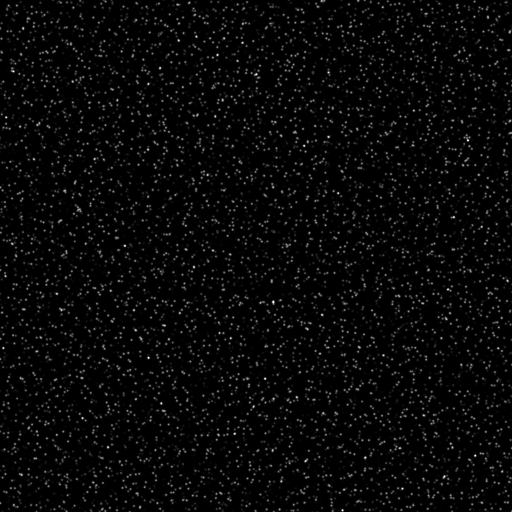
#> input picture testImages/Bits08/Ni06/parabolic01_0.tif, 512 x 512 px
$ python benchmark_PhysicsBasedOpticalFlowLiuShen.py
#> lines starting #> are read from the running program, lines starting #| are printed output that depends on the picture
### src/PhysicsBasedOpticalFlowLiuShen.py
"""
MIT LicenseCopyright (c) [2021-2024] [Luís Mendes, luis <dot> mendes _at_ tecnico.ulisboa.pt]

Permission is hereby granted, free of charge, to any person obtaining a copy
of this software and associated documentation files (the "Software"), to deal
in the Software without restriction, including without limitation the rights
to use, copy, modify, merge, publish, distribute, sublicense, and/or sell
copies of the Software, and to permit persons to whom the Software is furnished
to do so, subject to the following conditions:The above copyright notice and
this permission notice shall be included in all copies or substantial portions
of the Software.

THE SOFTWARE IS PROVIDED "AS IS", WITHOUT WARRANTY OF ANY KIND, EXPRESS OR
IMPLIED, INCLUDING BUT NOT LIMITED TO THE WARRANTIES OF MERCHANTABILITY,
FITNESS FOR A PARTICULAR PURPOSE AND NONINFRINGEMENT. IN NO EVENT SHALL THE
AUTHORS OR COPYRIGHT HOLDERS BE LIABLE FOR ANY CLAIM, DAMAGES OR OTHER
LIABILITY, WHETHER IN AN ACTION OF CONTRACT, TORT OR OTHERWISE, ARISING FROM,
OUT OF OR IN CONNECTION WITH THE SOFTWARE OR THE USE OR OTHER DEALINGS IN THE
SOFTWARE.
"""

#!/usr/bin/env python
"""
"""

from numba import jit
import numpy as np
from scipy.ndimage import convolve as filter2

class LiuShenOpticalFlowAlgoAdapter(object):
    def __init__(self, alpha):
        self.alpha = alpha

    def compute(self, im1, im2, U, V):
        [resV, resU, error] = physicsBasedOpticalFlowLiuShen(im1, im2, self.alpha, V, U)
        return [resU, resV, error]

    def getAlgoName(self):
        return 'Liu-Shen Physics based OF'

    def hasGenericPyramidalDefaults(self):
        return False

def generate_invmatrix(im, h, dx):
    M  = np.array([ [  1,  0, -1], [  0,  0,  0], [ -1,  0,  1] ], dtype=np.float32)/4; # mixed partial derivatives
    D2 = np.array([ [  0,  1,  0], [  0, -2,  0], [  0,  1,  0] ], dtype=np.float32);   # partial derivative
    H  = np.array([ [  1,  1,  1], [  1,  0,  1], [  1,  1,  1] ], dtype=np.float32);

    #MATLAB imfilter employs correlation, Python conv2 uses convolution, so we must mirror the kernels
    M=np.flipud(np.fliplr(M));
    D2=np.flipud(np.fliplr(D2));
    H=np.flipud(np.fliplr(H));

    # Get image dimensions (not used directly but needed for context)
    _ = im.shape

    h = np.float32(h)

    cmtx = filter2(np.ones(im.shape, dtype=np.float32), H/(dx*dx), mode='constant');

    A11 = im*(filter2(im, D2/(dx*dx), mode='nearest')-2*im/(dx*dx)) - h*cmtx;
    A22 = im*(filter2(im, D2.transpose()/(dx*dx), mode='nearest')-2*im/(dx*dx)) - h*cmtx;
    A12 = im*filter2(im, M/(dx*dx), mode='nearest');

    DetA = A11*A22-A12*A12;

    B11 = A22/DetA;
    B12 = -A12/DetA;
    B22 = A11/DetA;

    return B11, B12, B22

@jit('Tuple((float32[:,:],float32[:,:],float32))(float32[:,:],float32[:,:],float32[:,:],float32[:,:],float32[:,:],float32[:,:],float32[:,:],int64,int64)',nopython=True,parallel=False)
def helper(B11, B12, B22, bu, bv, u, v, r, c):
    unew = -(B11*bu+B12*bv);
    vnew = -(B12*bu+B22*bv);
    total_error = (np.linalg.norm(unew-u)+np.linalg.norm(vnew-v))/(r*c)
    return unew, vnew, total_error

# [77 lines left out: function physicsBasedOpticalFlowLiuShen, not called in this run]

### src/PhysicsBasedOpticalFlowLiuShen_numba.py
"""
MIT License
Copyright (c) [2021-2024] [Luís Mendes, luis <dot> mendes _at_ tecnico.ulisboa.pt]

Permission is hereby granted, free of charge, to any person obtaining a copy
of this software and associated documentation files (the "Software"), to deal
in the Software without restriction, including without limitation the rights
to use, copy, modify, merge, publish, distribute, sublicense, and/or sell
copies of the Software, and to permit persons to whom the Software is furnished
to do so, subject to the following conditions:The above copyright notice and
this permission notice shall be included in all copies or substantial portions
of the Software.

THE SOFTWARE IS PROVIDED "AS IS", WITHOUT WARRANTY OF ANY KIND, EXPRESS OR
IMPLIED, INCLUDING BUT NOT LIMITED TO THE WARRANTIES OF MERCHANTABILITY,
FITNESS FOR A PARTICULAR PURPOSE AND NONINFRINGEMENT. IN NO EVENT SHALL THE
AUTHORS OR COPYRIGHT HOLDERS BE LIABLE FOR ANY CLAIM, DAMAGES OR OTHER
LIABILITY, WHETHER IN AN ACTION OF CONTRACT, TORT OR OTHERWISE, ARISING FROM,
OUT OF OR IN CONNECTION WITH THE SOFTWARE OR THE USE OR OTHER DEALINGS IN THE
SOFTWARE.
"""

#!/usr/bin/env python
"""
Optimized implementation of the Liu-Shen physics-based optical flow algorithm.

This implementation uses Numba for CPU acceleration of the critical parts
while maintaining the efficiency of the original implementation.
"""

import numpy as np
from numba import jit
from scipy.ndimage import convolve as filter2
from tqdm import tqdm

class LiuShenOpticalFlowAlgoAdapter(object):
    """Adapter class for the Liu-Shen physics-based optical flow algorithm."""

    def __init__(self, alpha):
        """Initialize the adapter with the regularization parameter."""
        self.alpha = alpha

    # [4 lines left out: function compute, not called in this run]

    def getAlgoName(self):
        """Return the algorithm name."""
        return 'Liu-Shen Physics based OF'

    def hasGenericPyramidalDefaults(self):
        """Return whether generic pyramidal defaults are provided."""
        return False

def generate_invmatrix(im, h, dx):
    """
    Generate inverse matrix for the Liu-Shen algorithm.

    Args:
        im: Input image
        h: Regularization parameter
        dx: Spatial step

    Returns:
        B11, B12, B22: Components of the inverse matrix
    """
    M  = np.array([ [  1,  0, -1], [  0,  0,  0], [ -1,  0,  1] ], dtype=np.float32)/4  # mixed partial derivatives
    D2 = np.array([ [  0,  1,  0], [  0, -2,  0], [  0,  1,  0] ], dtype=np.float32)    # partial derivative
    H  = np.array([ [  1,  1,  1], [  1,  0,  1], [  1,  1,  1] ], dtype=np.float32)

    # MATLAB imfilter employs correlation, Python conv2 uses convolution, so we must mirror the kernels
    M = np.flipud(np.fliplr(M))
    D2 = np.flipud(np.fliplr(D2))
    H = np.flipud(np.fliplr(H))

    h = np.float32(h)

    cmtx = filter2(np.ones(im.shape, dtype=np.float32), H/(dx*dx), mode='constant')

    A11 = im*(filter2(im, D2/(dx*dx), mode='nearest')-2*im/(dx*dx)) - h*cmtx
    A22 = im*(filter2(im, D2.transpose()/(dx*dx), mode='nearest')-2*im/(dx*dx)) - h*cmtx
    A12 = im*filter2(im, M/(dx*dx), mode='nearest')

    DetA = A11*A22-A12*A12

    B11 = A22/DetA
    B12 = -A12/DetA
    B22 = A11/DetA

    return B11, B12, B22

# [108 lines left out: functions helper, physicsBasedOpticalFlowLiuShen, not called in this run]

### tests/benchmark_PhysicsBasedOpticalFlowLiuShen.py
"""
Benchmark script to compare the performance of the original and Numba-optimized
implementations of the Liu-Shen physics-based optical flow algorithm.
"""

import os
import sys
import time
import numpy as np
from skimage.io import imread

# Add the src directory to the path
sys.path.insert(0, os.path.abspath(os.path.join(os.path.dirname(__file__), '..', 'src')))

# Import both implementations
import PhysicsBasedOpticalFlowLiuShen
import PhysicsBasedOpticalFlowLiuShen_numba

def benchmark_implementations():
    """Benchmark both implementations on a real test case."""
    # Load test images
    test_dir = os.path.abspath(os.path.join(os.path.dirname(__file__), '..', 'testImages', 'Bits08', 'Ni06'))
    im1_path = os.path.join(test_dir, 'parabolic01_0.tif')
    im2_path = os.path.join(test_dir, 'parabolic01_1.tif')

    # Check if test images exist
    if not os.path.exists(im1_path) or not os.path.exists(im2_path):
        print("Test images not found")
        return

    # Load images
    im1 = imread(im1_path).astype(np.float32)
#> im1: shape (512, 512) float32; min 0, max 255, mean 7.7
    im2 = imread(im2_path).astype(np.float32)
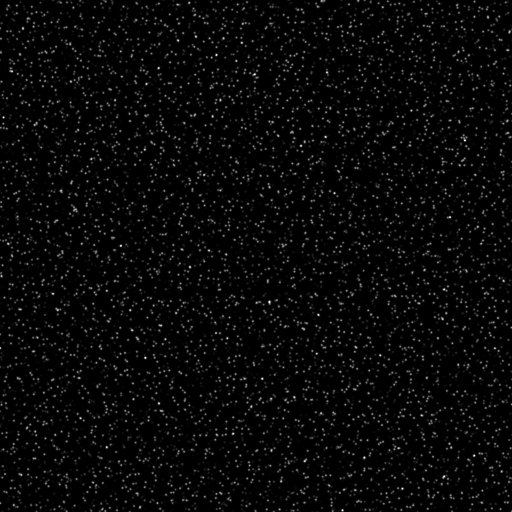
#> input picture testImages/Bits08/Ni06/parabolic01_1.tif, 512 x 512 px
#> im2: shape (512, 512) float32; min 0, max 255, mean 7.7

    # Initialize flow fields
    U = np.zeros_like(im1)
    V = np.zeros_like(im1)

    # Set parameters
    h = 0.1  # Regularization parameter
    max_iterations = 30  # Limit iterations for benchmarking

    # Benchmark original implementation
    print("Benchmarking original implementation...")
    start_time = time.time()

    # Create a modified version of the function with limited iterations
    def original_func(im1, im2, h, U, V):
        # Override maxnum in the function body
#> called with h = 0.1
        maxnum = max_iterations
        tol = 1e-8
        dx = 1
        dt = 1
        f = 0

        # Rest of the function is the same as the original
        im1 = im1/np.max(im1)
        im2 = im2/np.max(im2)

        from scipy.ndimage import convolve as filter2

        D  = np.array([[0, -1,  0], [0,  0,  0], [ 0, 1, 0] ], dtype=np.float32)/2
        M  = np.array([[1,  0, -1], [0,  0,  0], [-1, 0, 1] ], dtype=np.float32)/4
        F  = np.array([[0,  1,  0], [0,  0,  0], [ 0, 1, 0] ], dtype=np.float32)
        D2 = np.array([[0,  1,  0], [0, -2,  0], [ 0, 1, 0] ], dtype=np.float32)
        H  = np.array([[1,  1,  1], [1,  0,  1], [ 1, 1, 1] ], dtype=np.float32)

        D=np.flipud(np.fliplr(D))
        M=np.flipud(np.fliplr(M))
        F=np.flipud(np.fliplr(F))
        D2=np.flipud(np.fliplr(D2))
        H=np.flipud(np.fliplr(H))

        IIx = im1*filter2(im1, D/dx, mode='nearest')
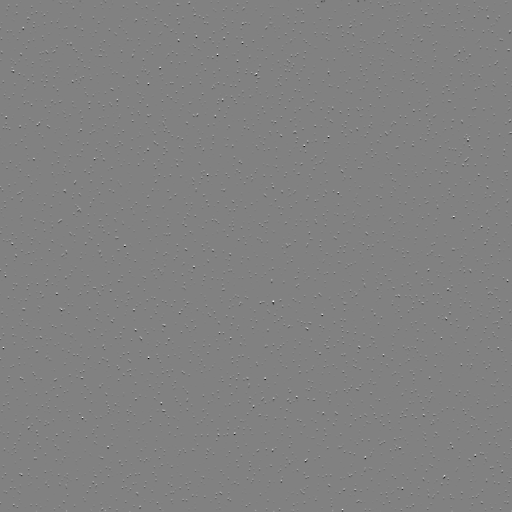
#> IIx: shape (512, 512) float32; min -0.337, max 0.327, mean 2.19e-07; drawn with min black and max white
        IIy = im1*filter2(im1, D.transpose()/dx, mode='nearest')
        II  = im1*im1
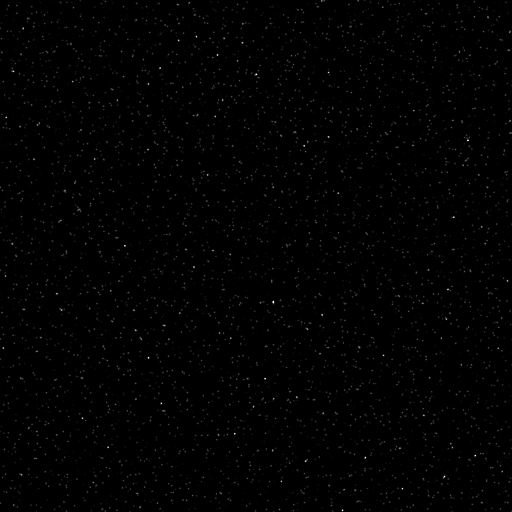
#> II: shape (512, 512) float32; min 0, max 1, mean 0.00709
        Ixt = im1*filter2((im2-im1)/dt-f, D/dx, mode='nearest')
        Iyt = im1*filter2((im2-im1)/dt-f, D.transpose()/dx, mode='nearest')
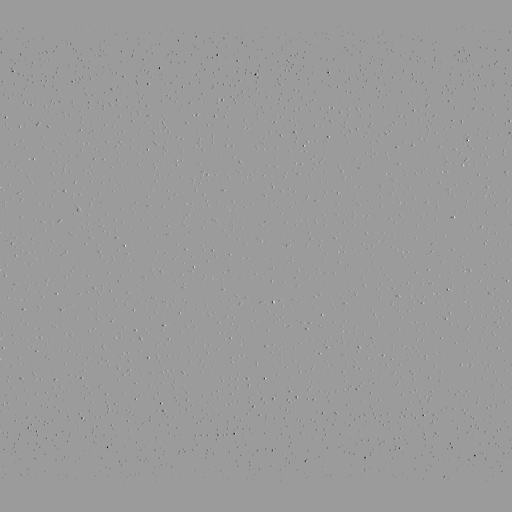
#> Iyt: shape (512, 512) float32; min -0.583, max 0.373, mean -0.000863; drawn with min black and max white

        k=0
        total_error=100000000
        u=np.float32(U)
#> u: shape (512, 512) float32; every value is 0
        v=np.float32(V)

        r,c=im2.shape
#> r = 512; c = 512

        B11, B12, B22 = PhysicsBasedOpticalFlowLiuShen.generate_invmatrix(im1, h, dx)
#> in generate_invmatrix, `A11 = im*(filter2(im, D2/(dx*dx), mode='nearest')-2*im/(dx*dx)) - h*cm..`:
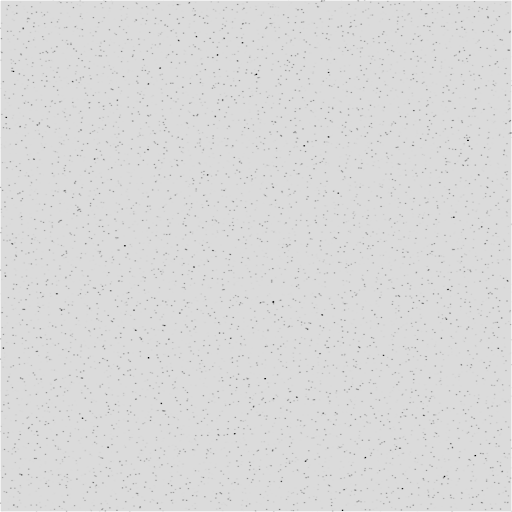
#> A11: shape (512, 512) float32; min -3.85, max -0.3, mean -0.816; drawn with min black and max white
#> in generate_invmatrix, `B11 = A22/DetA;`:
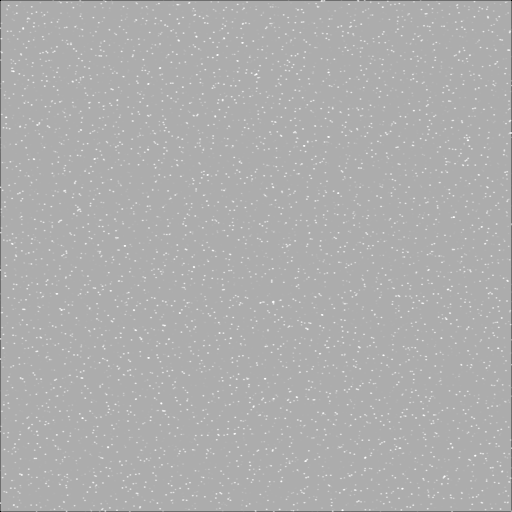
#> B11: shape (512, 512) float32; min -3.33, max -0.26, mean -1.24; drawn with min black and max white

        error=0
        while total_error > tol and k < maxnum:
            bu = 2*IIx*filter2(u, D/dx, mode='nearest') + IIx*filter2(v, D.transpose()/dx, mode='nearest') + \
                   IIy*filter2(v, D/dx, mode='nearest') + II*filter2(u, F/(dx*dx), mode='nearest') + \
                   II*filter2(v, M/(dx*dx), mode='nearest') + h*filter2(u, H/(dx*dx), mode='constant')+Ixt

            bv = IIy*filter2(u, D/dx, mode='nearest') + IIx*filter2(u, D.transpose()/dx, mode='nearest') + \
                2*IIy*filter2(v, D.transpose()/dx, mode='nearest') + II*filter2(u, M/(dx*dx), mode='nearest') + \
                II*filter2(v, F.transpose()/(dx*dx), mode='nearest') + h*filter2(v, H/(dx*dx), mode='constant')+Iyt

            unew, vnew, total_error = PhysicsBasedOpticalFlowLiuShen.helper(B11, B12, B22, bu, bv, u, v, r, c)
            print('Iteration: ' + str(k) + ' - Total error: ' + str(total_error))

            u = unew
            v = vnew
            error=total_error
            k=k+1
#> this loop made 30 passes
#> error on passes 1 to 12: 4.31e-05, 1.82e-05, 1.07e-05, 8.18e-06, 6.71e-06, 5.87e-06, 5.28e-06, 4.85e-06, 4.52e-06, 4.25e-06, 4.04e-06, 3.86e-06
#| Iteration: 0 - Total error: 4.307536073611118e-05
#| Iteration: 1 - Total error: 1.824576065700967e-05
#| Iteration: 2 - Total error: 1.0740375728346407e-05
#| Iteration: 3 - Total error: 8.183315003407188e-06
#| Iteration: 4 - Total error: 6.714420578646241e-06
#| Iteration: 5 - Total error: 5.872981546417577e-06
#| Iteration: 6 - Total error: 5.277561285765842e-06
#| Iteration: 7 - Total error: 4.849381639360217e-06
#> (further printed lines are left out)
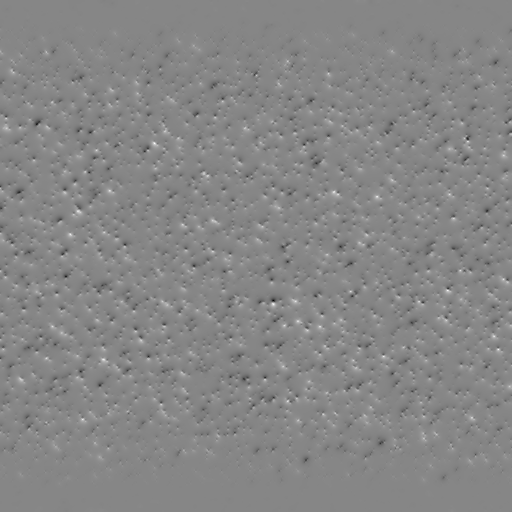
#> u: shape (512, 512) float32; min -0.315, max 0.283, mean 0.000235; drawn with min black and max white
#> after the loop, k = 30

        return u, v, error

    # Run original implementation
    u_orig, v_orig, err_orig = original_func(im1, im2, h, U, V)
#> err_orig = 2.6e-06

    original_time = time.time() - start_time
    print(f"Original implementation took {original_time:.2f} seconds")

    # Benchmark Numba implementation
    print("\nBenchmarking Numba implementation...")
    start_time = time.time()

    # Create a modified version of the function with limited iterations
    def numba_func(im1, im2, h, U, V):
        # Override maxnum in the function body
#> called with h = 0.1
        print(f"Computing Liu-Shen physics-based optical flow with h={h}")
        print(f"Image size: {im1.shape}")
#| Image size: (512, 512)

        # Initialize parameters with our custom maxnum
        f = 0  # Boundary assumption
        maxnum = max_iterations  # Maximum number of iterations
        tol = 1e-8  # Convergence tolerance
        dx = 1  # Spatial step
        dt = 1  # Time step

        # Normalize images
        im1 = im1 / np.max(im1)
        im2 = im2 / np.max(im2)

        from scipy.ndimage import convolve as filter2

        # Define kernels
        D = np.array([
            [0, -1, 0],
            [0, 0, 0],
            [0, 1, 0]
        ], dtype=np.float32) / 2  # partial derivative

        M = np.array([
            [1, 0, -1],
            [0, 0, 0],
            [-1, 0, 1]
        ], dtype=np.float32) / 4  # mixed partial derivatives

        F = np.array([
            [0, 1, 0],
            [0, 0, 0],
            [0, 1, 0]
        ], dtype=np.float32)  # average

        D2 = np.array([
            [0, 1, 0],
            [0, -2, 0],
            [0, 1, 0]
        ], dtype=np.float32)  # partial derivative

        H = np.array([
            [1, 1, 1],
            [1, 0, 1],
            [1, 1, 1]
        ], dtype=np.float32)

        # MATLAB imfilter employs correlation, Python conv2 uses convolution, so we must mirror the kernels
        D = np.flipud(np.fliplr(D))
        M = np.flipud(np.fliplr(M))
        F = np.flipud(np.fliplr(F))
        D2 = np.flipud(np.fliplr(D2))
        H = np.flipud(np.fliplr(H))

        # Compute derivatives
        IIx = im1 * filter2(im1, D / dx, mode='nearest')
        IIy = im1 * filter2(im1, D.transpose() / dx, mode='nearest')
        II = im1 * im1
        Ixt = im1 * filter2((im2 - im1) / dt - f, D / dx, mode='nearest')
        Iyt = im1 * filter2((im2 - im1) / dt - f, D.transpose() / dx, mode='nearest')

        # Initialize variables
        k = 0
        total_error = 100000000
        u = np.float32(U)
        v = np.float32(V)
        r, c = im2.shape
#> r = 512; c = 512

        # Generate inverse matrix
        B11, B12, B22 = PhysicsBasedOpticalFlowLiuShen_numba.generate_invmatrix(im1, h, dx)

        # Iterative refinement
        error = 0
        print("Liu-Shen iterations:")
        while total_error > tol and k < maxnum:
            # Compute bu and bv
            bu = 2 * IIx * filter2(u, D / dx, mode='nearest') + \
                 IIx * filter2(v, D.transpose() / dx, mode='nearest') + \
                 IIy * filter2(v, D / dx, mode='nearest') + \
                 II * filter2(u, F / (dx * dx), mode='nearest') + \
                 II * filter2(v, M / (dx * dx), mode='nearest') + \
                 h * filter2(u, H / (dx * dx), mode='constant') + Ixt

            bv = IIy * filter2(u, D / dx, mode='nearest') + \
                 IIx * filter2(u, D.transpose() / dx, mode='nearest') + \
                 2 * IIy * filter2(v, D.transpose() / dx, mode='nearest') + \
                 II * filter2(u, M / (dx * dx), mode='nearest') + \
                 II * filter2(v, F.transpose() / (dx * dx), mode='nearest') + \
                 h * filter2(v, H / (dx * dx), mode='constant') + Iyt

            # Compute flow update
            unew, vnew = PhysicsBasedOpticalFlowLiuShen_numba._compute_flow_update(B11, B12, B22, bu, bv)

            # Compute error
            total_error = PhysicsBasedOpticalFlowLiuShen_numba._compute_total_error(unew, vnew, u, v, r, c)

            # Update flow
            u = unew
            v = vnew
            error = total_error
            k += 1

            print(f"Iteration: {k} - Total error: {total_error}")
#> after the loop, k = 0

        print(f"Liu-Shen completed after {k} iterations with error {error:.6f}")
        return u, v, error

    # Run Numba implementation
    u_numba, v_numba, err_numba = numba_func(im1, im2, h, U, V)

    numba_time = time.time() - start_time
    print(f"Numba implementation took {numba_time:.2f} seconds")

    # Compare performance
    speedup = original_time / numba_time
    print(f"\nSpeedup: {speedup:.2f}x")

    # Verify that the results are the same
    u_diff = np.abs(u_orig - u_numba).mean()
    v_diff = np.abs(v_orig - v_numba).mean()
    print(f"Mean absolute difference in U: {u_diff:.6f}")
    print(f"Mean absolute difference in V: {v_diff:.6f}")

    return speedup

if __name__ == "__main__":
#> (the run stopped early here; a loop or call above may not have finished)
